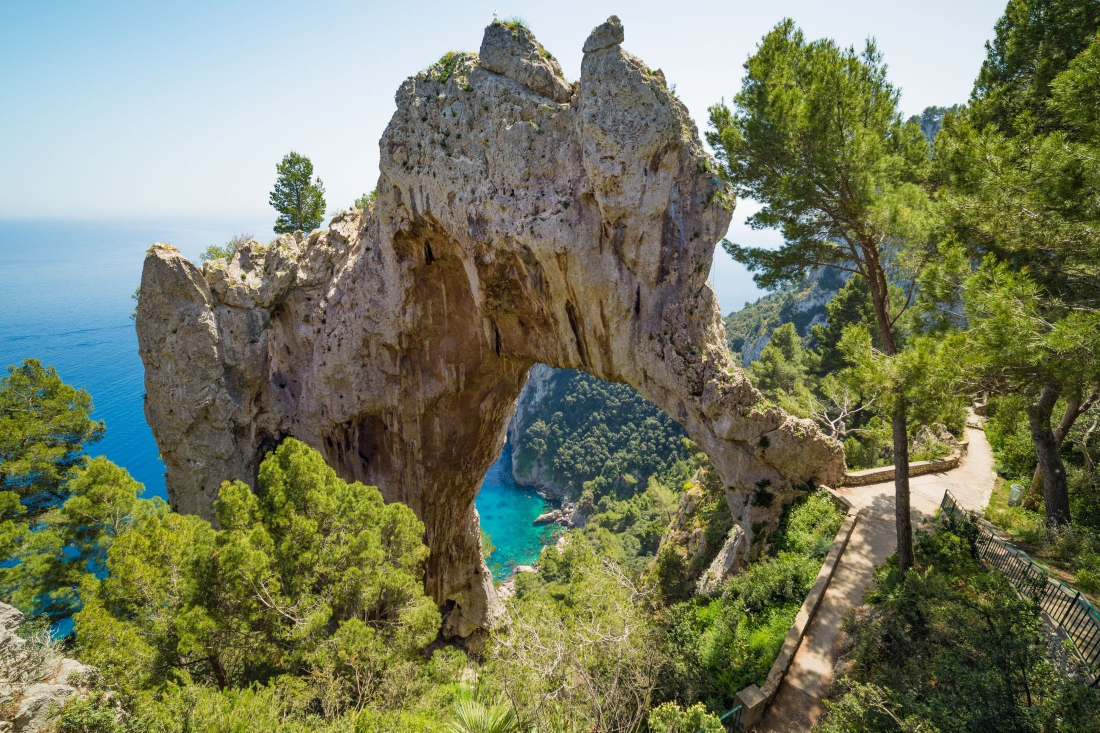
#> input picture opencv-python-学习笔记-kenny/笔记配套代码/04_cv_image-process/4.1color-space/gate.jpg, 2200 x 1466 px (shown at 1/2 size)
$ python colordemo1.py
#> lines starting #> are read from the running program, lines starting #| are printed output that depends on the picture
import cv2

img = cv2.imread('gate.jpg')
#> img is the input picture: shape (1466, 2200, 3); mean B, G, R 96.2, 122.5, 117.1
gray = cv2.cvtColor(img,cv2.COLOR_BGR2GRAY) # 转化为灰度图
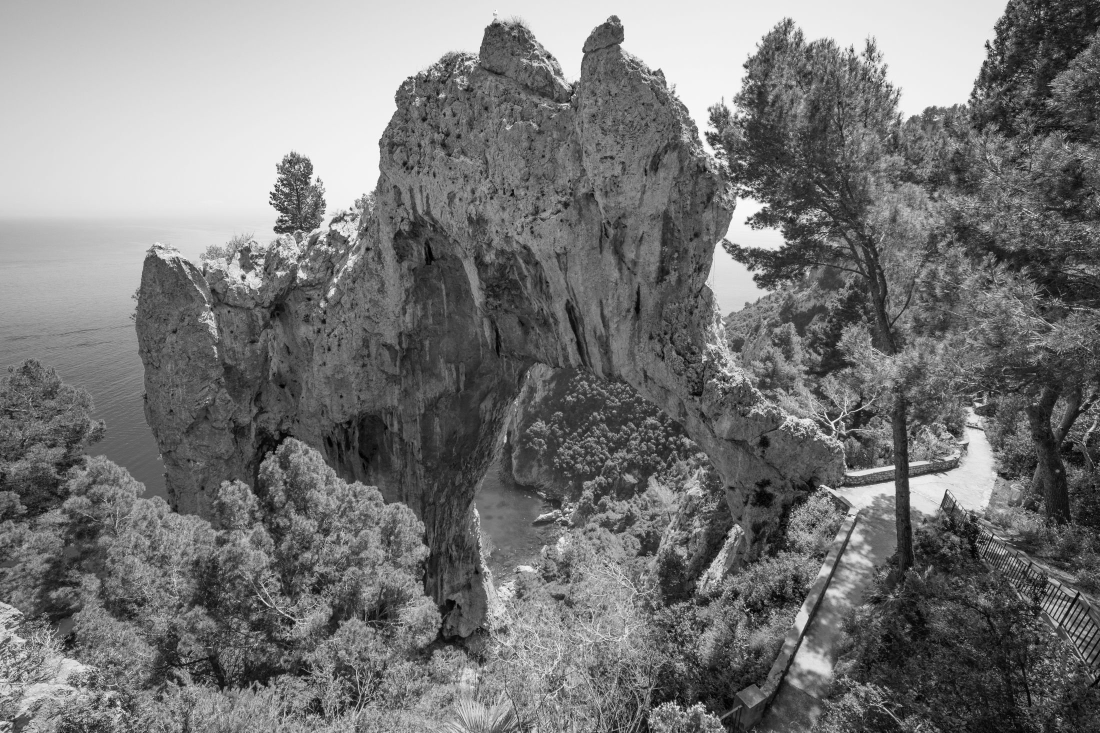
#> gray: shape (1466, 2200) (shown at 1/2 size); min 0, max 255, mean 117.9
cv2.namedWindow('gray',cv2.WINDOW_NORMAL)
cv2.resizeWindow('gray',600,480)
cv2.imshow('gray',gray)
cv2.imwrite('graygate.jpg', gray)
cv2.waitKey(0)
cv2.destroyAllWindows()

$ run again, with opencv-python-学习笔记-kenny/笔记配套代码/04_cv_image-process/4.1color-space/test.jpeg copied over opencv-python-学习笔记-kenny/笔记配套代码/04_cv_image-process/4.1color-space/gate.jpg
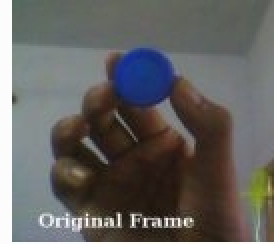
#> input picture opencv-python-学习笔记-kenny/笔记配套代码/04_cv_image-process/4.1color-space/test.jpeg, 137 x 122 px (shown 2 times larger)
#> img is the input picture: shape (122, 137, 3); mean B, G, R 95.8, 97.8, 99.4
#> `gray = cv2.cvtColor(img,cv2.COLOR_BGR2GRAY)`:
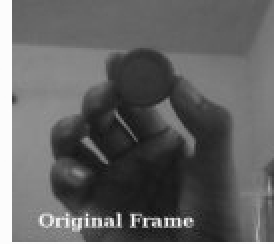
#> gray: shape (122, 137) (shown 2 times larger); min 14, max 253, mean 98.1
